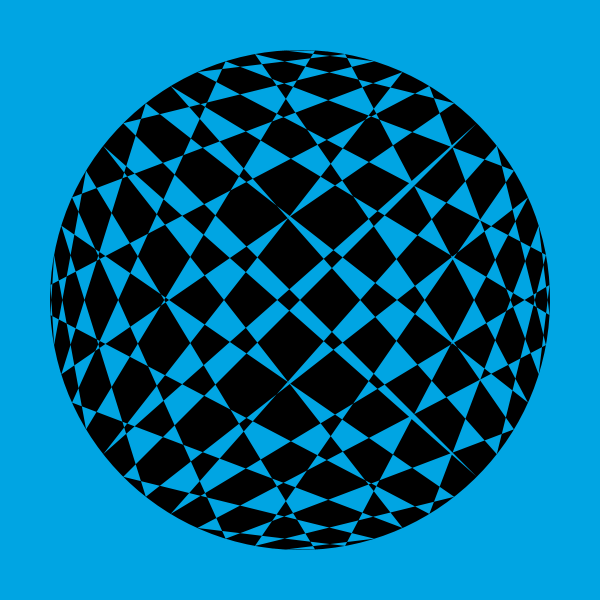
Frame 1 (no input)
Frame 2 (the mouse pressed at the canvas centre, redrawn once): identical to frame 1, image omitted

The Processing sketch that drew this single still picture (run headless with seeded random() and noise(); the mouse was pressed at the canvas centre and the sketch redrawn once):

// Processing sketch: NT06_Residue_Design3
// ── NT06_Residue_Design3.pde
// By Risou
// https://risoume.github.io/

color[] colors = {#00A5E3, #8DD7BF, #FF96C5, #FF5768, #FFBF65};

int d = 500;
int m, step;
color c;

void setup() {
  size(600, 600);
  noLoop();
  init();
}

void init() {
  m = 53;
  step = 35; // 14 48 3 35
  //c = int(random(colors.length));
  c = 0;
}

void draw() {
  background(colors[c]);
  noStroke();
  design(width/2, height/2, d/2);
}

void design(float x, float y, float r) {
  pushMatrix();
  translate(x, y);
  rotate(PI/(m-1));
  fill(0);
  ellipse(0, 0, 2*r, 2*r);
  fill(colors[c]);
  
  int k = step;
  float t = 2*PI/(m-1);
  beginShape();
  for (int i = 0; i < m-1; i++) {
    vertex(r*cos((k-1)*t), r*sin((k-1)*t));
    k = k*step % m;
  }
  endShape(CLOSE);
  popMatrix();
}

void mouseReleased() {
  init();
  redraw();
}
